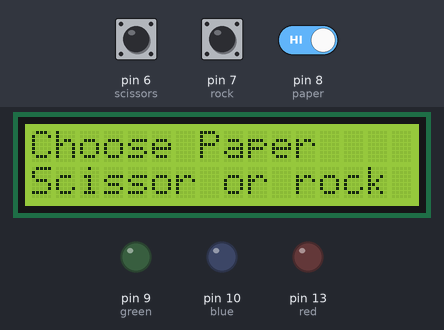
A sketch run on a simulated Arduino Uno, built with avr-gcc and run on an emulated ATmega328P. On the bench: 16×2 character LCD, output pins drawn as LEDs (lit = HIGH). The inputs (shaded band) are chosen by the test bench; at power-on: pin 6 (scissors) HIGH, pin 7 (rock) HIGH, pin 8 (paper) HIGH. Random numbers use the default seed unless the sketch sets one.

Above: at 1.2 s.
1.3 s: pin 6 (scissors) pulled LOW for 0.15 s
At 3.7 s:
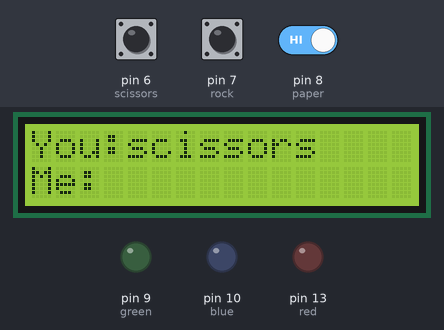
4.4 s: pin 7 (rock) pulled LOW for 3.2 s
At 8.8 s:
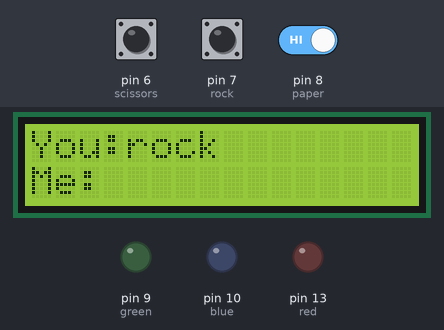
9.8 s: pin 7 (rock) driven LOW and pin 8 (paper) driven LOW
12.8 s: pin 8 (paper) driven HIGH
At 14.1 s:
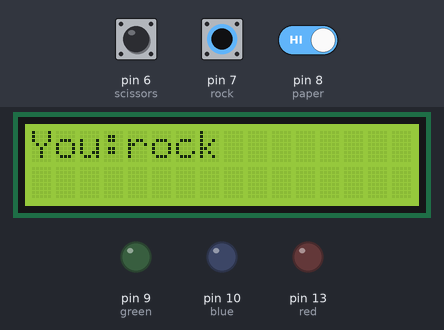
15.8 s: pin 8 (paper) driven LOW
18.8 s: pin 6 (scissors) pulled LOW for 1 s
At 20.1 s:
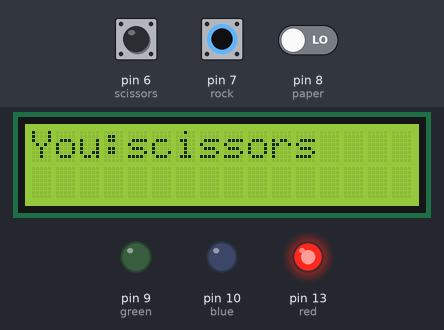
Timing chart, 0 to 26.8 s (numbered marks = the images above; inputs shaded):
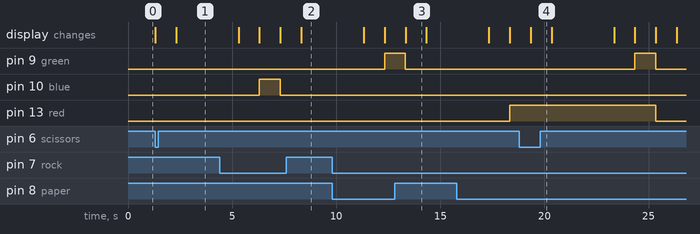

Measured:
- after the input at 1.3 s, the display: first changes at once (image 1 shows a later state)
- after the input at 18.8 s, pin 9 (green): LOW → HIGH after 5.5 s, → LOW 1.0 s later
- what the display in image 3 shows lasts 1.0 s, from 13.3 s to 14.3 s

The sketch:

game.ino
```cpp
// include the library code:
#include <LiquidCrystal.h>
#define paper 8
#define rock 7
#define scissors 6
#define red 13
#define green 9
#define blue 10
// initialize the library with the numbers of the interface pins
LiquidCrystal lcd(12, 11, 5, 4, 3, 2);
String values[]={"paper","scissors","rock"};
void setup() {
  // set up the LCD's number of columns and rows:
  lcd.begin(16, 2);
  pinMode(paper,INPUT_PULLUP);
  pinMode(scissors,INPUT_PULLUP);
  pinMode(rock,INPUT_PULLUP);
  // Print a message to the LCD.
  pinMode(blue,OUTPUT);
   pinMode(red,OUTPUT);
   pinMode(green,OUTPUT);
}

void loop() {
  digitalWrite(blue,LOW);
  digitalWrite(green,LOW);
  digitalWrite(red,LOW);
  int generated = random(0,2) ;
   int user;
   //0 paper, 1 scissors, 2 rock
  lcd.setCursor(0, 0);
  lcd.print("Choose Paper");
  // set the cursor to column 0, line 1
  // (note: line 1 is the second row, since counting begins with 0):
  lcd.setCursor(0, 1);
  // print the number of seconds since reset:
  lcd.print("Scissor or rock");
  if(digitalRead(paper)==LOW){user=0;results(user,generated);}
  if(digitalRead(rock)==LOW){user=2;results(user,generated);}
  if(digitalRead(scissors)==LOW){user=1;results(user,generated);}


}

int results(int user, int generated){
  lcd.clear();
  bool fin = false;
  while(!fin){
  lcd.setCursor(0,0);
  lcd.print("You:" +values[user]);
  lcd.setCursor(0,1);
  delay(1000);
  lcd.print("Me:");
  delay(3000);
  lcd.print(values[generated]);
    delay(1000);
    switch (user){
      case 0:
      if(generated==1){
        lcd.clear();
        lcd.setCursor(0,0);
        lcd.print("You loose :)");
        digitalWrite(red,HIGH);
        delay(1000);
      	fin=true;}
      if(generated==2){
        lcd.clear();
        lcd.setCursor(0,0);
        lcd.print("You win :(");
        digitalWrite(green,HIGH);
        delay(1000);
      	fin=true;}
      if(generated==0){
        lcd.clear();
        lcd.setCursor(0,0);
        lcd.print("Draw :O");
        digitalWrite(blue,HIGH);
        delay(1000);
      	fin=true;}
      break;
     case 1:
      if(generated==2){
        lcd.clear();
        lcd.setCursor(0,0);
        lcd.print("You loose :)");
        digitalWrite(red,HIGH);
        delay(1000);
      	fin=true;}
      if(generated==0){
        lcd.clear();
        lcd.setCursor(0,0);
        lcd.print("You win :(");
        digitalWrite(green,HIGH);
        delay(1000);
      	fin=true;}
      if(generated==1){
        lcd.clear();
        lcd.setCursor(0,0);
        lcd.print("Draw :O");
        digitalWrite(blue,HIGH);
        delay(1000);
      	fin=true;}
      break;
    case 2:
      if(generated==0){
        lcd.clear();
        lcd.setCursor(0,0);
        lcd.print("You loose :)");
        digitalWrite(red,HIGH);
        delay(1000);
      	fin=true;}
      if(generated==1){
        lcd.clear();
        lcd.setCursor(0,0);
        lcd.print("You win :(");
        digitalWrite(green,HIGH);
        delay(1000);
      	fin=true;}
      if(generated==2){
        lcd.clear();
        lcd.setCursor(0,0);
        lcd.print("Draw :O");
        digitalWrite(blue,HIGH);
        delay(1000);
      	fin=true;}
      break;
  }

  }}
```
